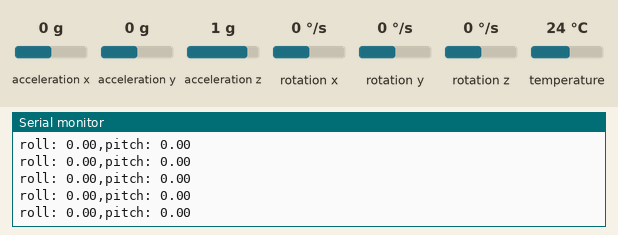
The sketch below on a simulated ESP32. On the bench: the last lines printed to the serial monitor. The test bench sets the inputs (shaded band); at power-on: acceleration z 1 g, acceleration x 0 g, acceleration y 0 g, rotation x 0 °/s, rotation y 0 °/s, rotation z 0 °/s, temperature 24 °C.

Above: at 5.8 s.
5.9 s: acceleration z set to 0 g
At 6.5 s:
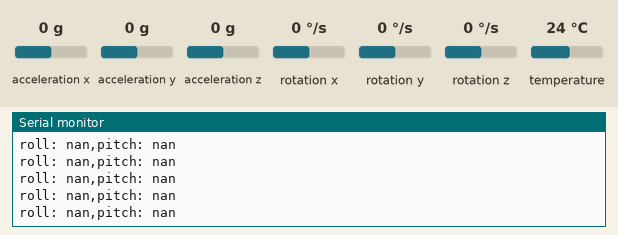
7.8 s: acceleration x set to -1.4 g
At 8.7 s:
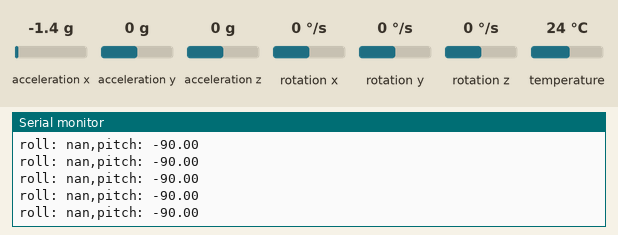

The sketch:

acc_angle.ino
```cpp
#include <Adafruit_MPU6050.h>
#include <Adafruit_Sensor.h>
#include <Wire.h>

Adafruit_MPU6050 mpu;

float i;//计算偏移量时的循环次数
float ax_offset = 0, ay_offset = 0; //x,y轴的加速度偏移量
float gx_offset = 0, gy_offset = 0; //x,y轴的角速度偏移量
float rad2deg = 57.29578;
float roll, pitch; //储存角度

void setup(void) {
  //定义I2C的接口
  Wire.begin(23, 5);

  //打开串口
  Serial.begin(115200);
  delay(100); // will pause Zero, Leonardo, etc until serial console opens

  //初始化mpu6050
  while (!mpu.begin()) {
    Serial.println("Failed to find MPU6050 chip");
  }
  Serial.println("MPU6050 Found!");
  mpu.setAccelerometerRange(MPU6050_RANGE_2_G);//加速度量程±2G
  mpu.setGyroRange(MPU6050_RANGE_250_DEG);//角速度量程±250°/s
  mpu.setFilterBandwidth(MPU6050_BAND_21_HZ);//采样频率21Hz

  //计算偏移量
  for (i = 1; i <= 2000; i++) {
    sensors_event_t a, g, temp;
    mpu.getEvent(&a, &g, &temp);//获取加速度、角速度、温度
    ax_offset = ax_offset + a.acceleration.x;//计算x轴加速度的偏移总量
    ay_offset = ay_offset + a.acceleration.y;//计算y轴加速度的偏移总量
  }
  ax_offset = ax_offset / 2000; //计算x轴加速度的偏移量
  ay_offset = ay_offset / 2000; //计算y轴加速度的偏移量
  delay(100);
}

void loop() {
  /* Get new sensor events with the readings */
  sensors_event_t a, g, temp;
  mpu.getEvent(&a, &g, &temp);//获取加速度、角速度、温度

  /*减去偏移量并根据加速度计算角度*/
  //roll角度
  roll = atan((a.acceleration.y - ay_offset) / (a.acceleration.z)) * rad2deg;

  //pitch角度
  pitch = atan((a.acceleration.x - ax_offset) / sqrt(sq(a.acceleration.y - ay_offset) + sq(a.acceleration.z))) * rad2deg;

  //打印角度
  Serial.print("roll: ");
  Serial.print(roll);
  Serial.print(",");
  Serial.print("pitch: ");
  Serial.println(pitch);
  //delay(33);
}
```

Measured:
- after the input at 5.9 s, the serial monitor: prints a new line at once (image 1)
- after the input at 7.8 s, the serial monitor: prints a new line at once (image 2)
